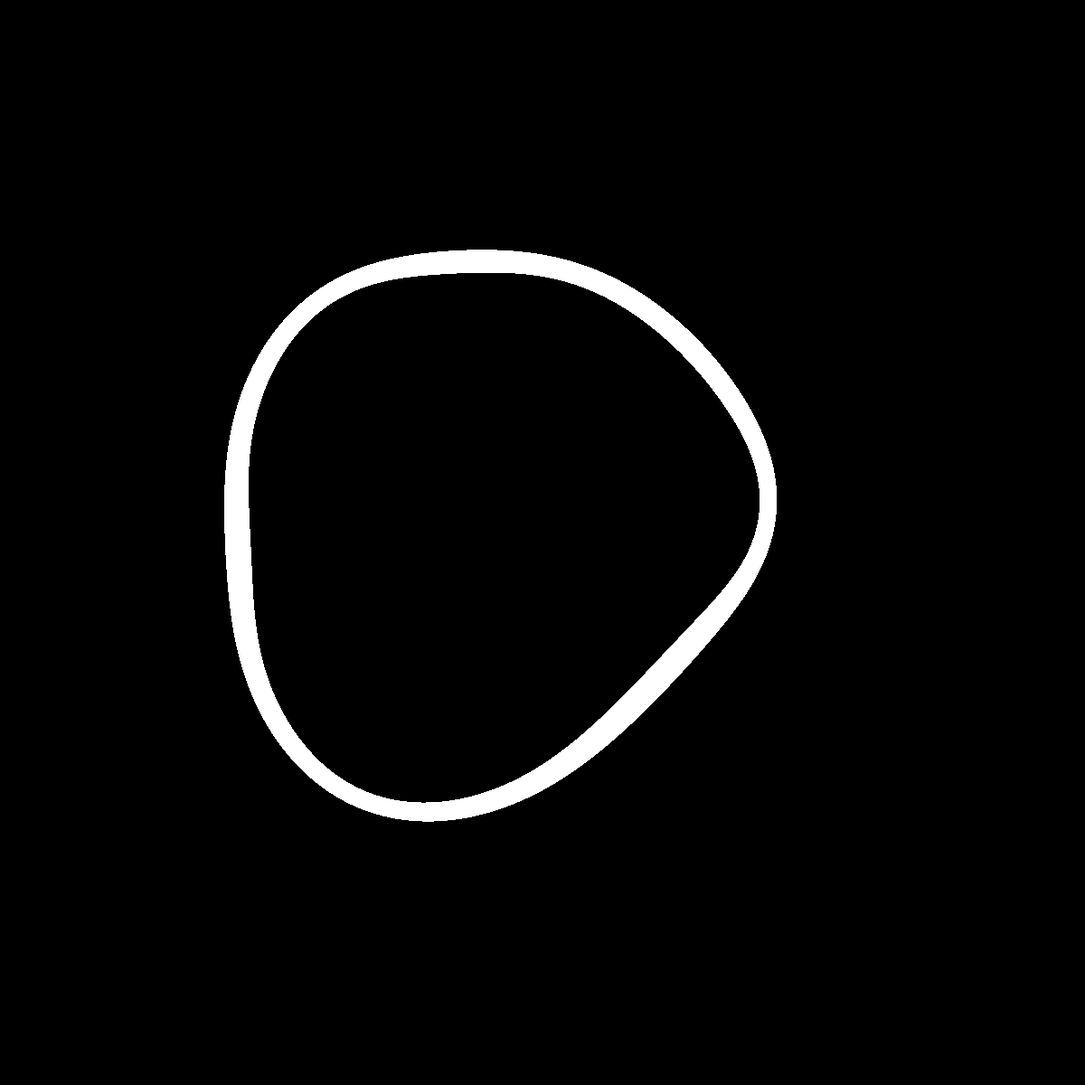
Frame 1 (no input)
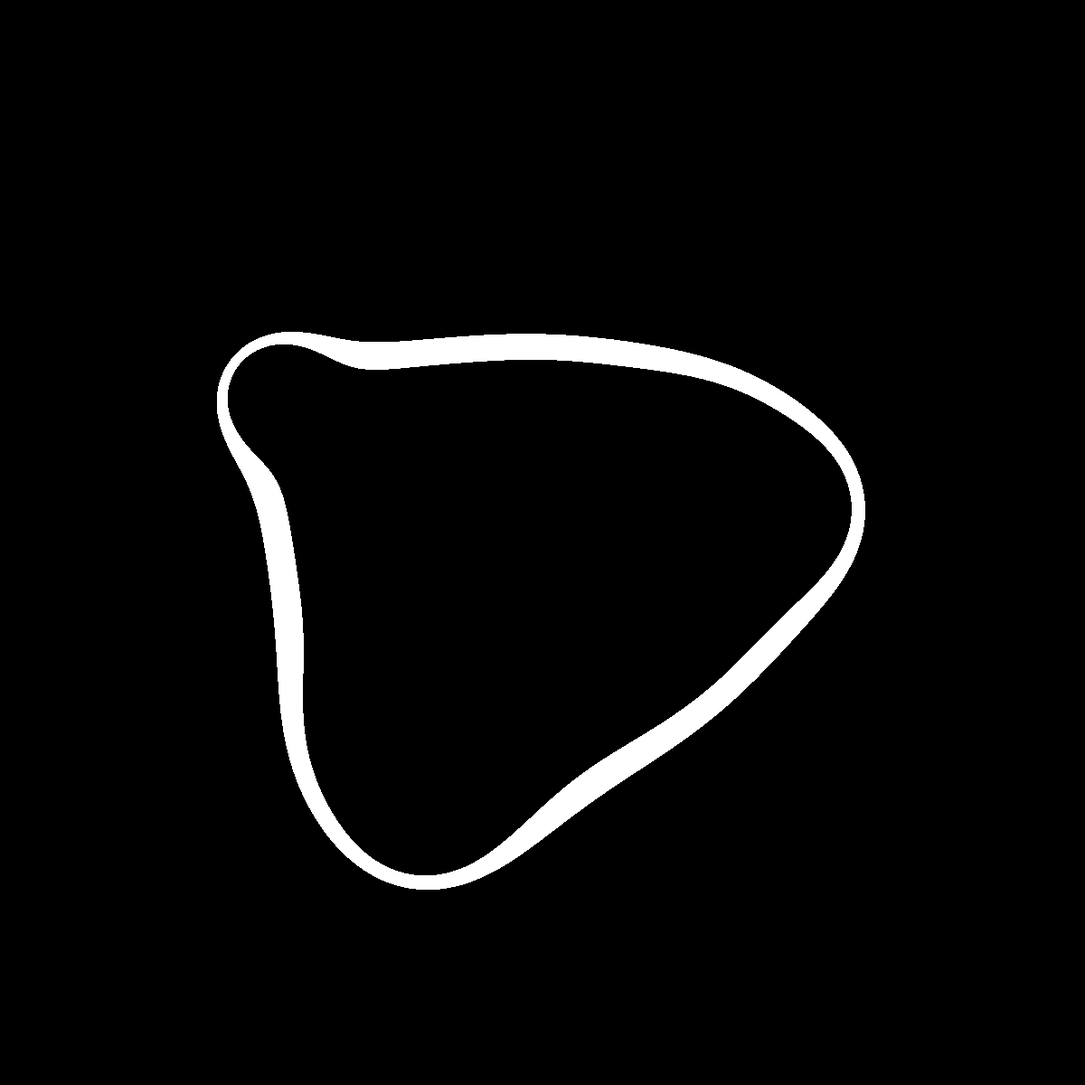
Frame 60 (the mouse pressed at the canvas centre just before this capture)
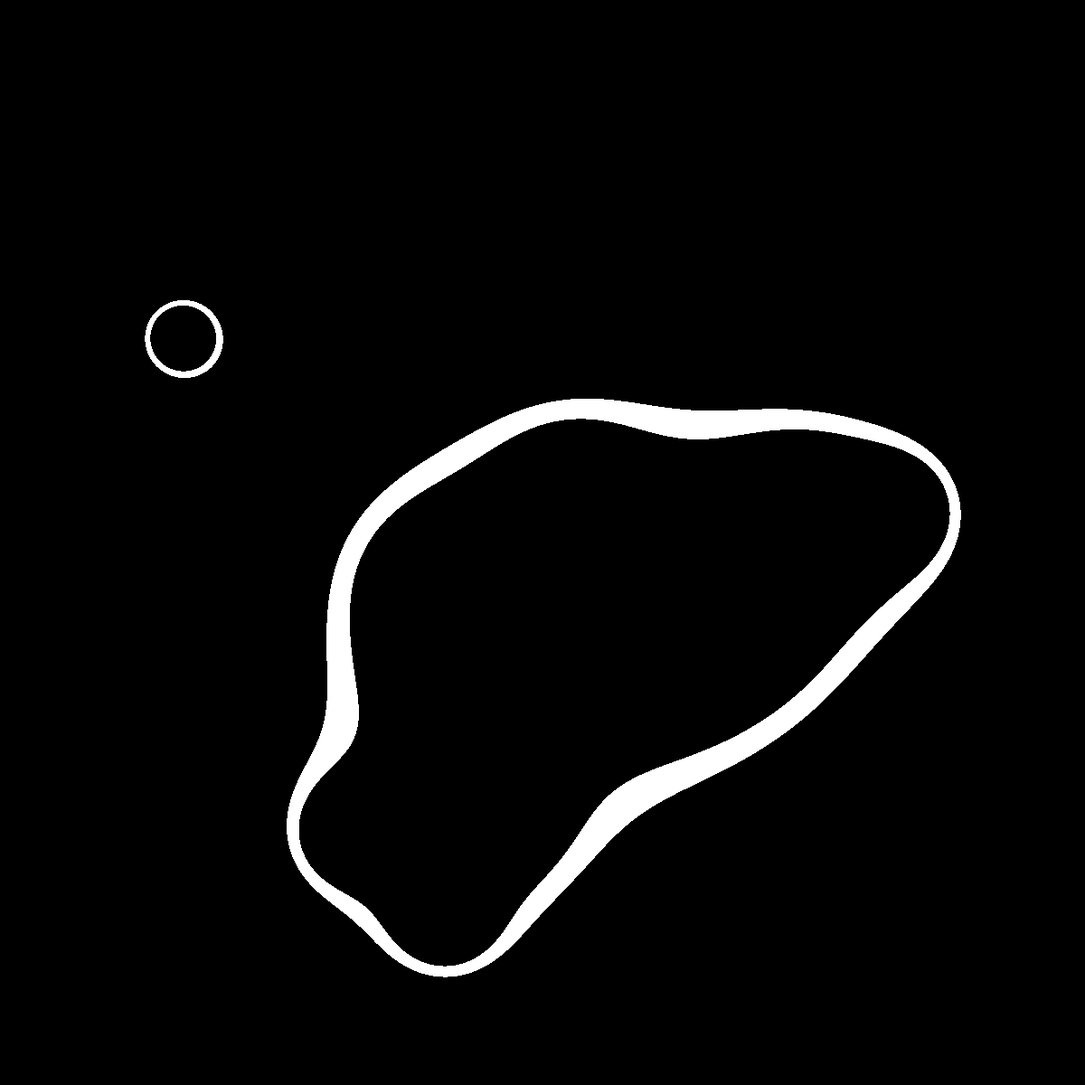
Frame 120 (the mouse held since frame 60 and released just before this capture)

The Processing sketch that drew these frames (run headless with seeded random() and noise(); from frame 60 on, the mouse is pressed at the canvas centre):

// Processing sketch: metaBall_pixelOperation
// ── metaBall_pixelOperation.pde
int metaBallNum = 12;
PVector[] mb;
PVector[] speed;
float c = 2;

boolean moveAble = true;
boolean showCore;

void setup() {
  size(1200, 1200);
  background(0);
  loadPixels();
  initiateSource();
}

void draw() {
  background(0);
  surface.setTitle("MetaBalls | frameRate: " + nfc(frameRate, 2));
  if (moveAble) {
    move();
  }
  metaBall();
  if (showCore) {
    showSource();
  }
}

void initiateSource() {
  mb = new PVector[metaBallNum];
  speed = new PVector[metaBallNum];
  for (int i = 0; i < mb.length; i ++) {
    mb[i] = new PVector(width/2 + random(-200, 200), height/2 + random(-200, 200), random(50, 100));
    speed[i] = PVector.random2D().mult(2);
  }
}

void move() {
  for (int i = 0; i < mb.length; i ++) {
    mb[i].add(speed[i]);

    if (mb[i].x > width - mb[i].z/2) {
      mb[i].x = width - mb[i].z/2;
      speed[i].x *= -1;
    }
    if (mb[i].x < mb[i].z/2) {
      mb[i].x = mb[i].z/2;
      speed[i].x *= -1;
    }
    if (mb[i].y > height - mb[i].z/2) {
      mb[i].y = height - mb[i].z/2;
      speed[i].y *= -1;
    }
    if (mb[i].y < mb[i].z/2) {
      mb[i].y = mb[i].z/2;
      speed[i].y *= -1;
    }
  }
}

void showSource() {
  for (int i = 0; i < mb.length; i ++) {
    stroke(200, 0, 255);
    strokeWeight(1);
    //noStroke();
    noFill();
    ellipse(mb[i].x, mb[i].y, mb[i].z, mb[i].z);

    stroke(0);
    strokeWeight(5);
    point(mb[i].x, mb[i].y);
  }
}

void metaBall() {
  for (int p = 0; p < width * height; p ++) {
    int pLocX = p%width;
    int pLocY = p/width;

    float d = 0;
    for (int i = 0; i < mb.length; i ++) {
      d += mb[i].z / sqrt((pLocX - mb[i].x)*(pLocX - mb[i].x) + (pLocY - mb[i].y)*(pLocY - mb[i].y));
    }
    d /= 1.5;
    if (d > c*1.1) {
      pixels[p] = color(0);//inner area
    } else if (d > c) {
      pixels[p] = color(255);//contour area
    } else {
      pixels[p] = color(0);//outer area
    }
  }
  updatePixels();
}

void keyPressed() {
  if (key == 'r') {
    initiateSource();
  }
  //moveAble
  if (key == 'm') {
    moveAble = !moveAble;
  }
  //showCore
  if (key == 'c') {
    showCore = !showCore;
  }
}
